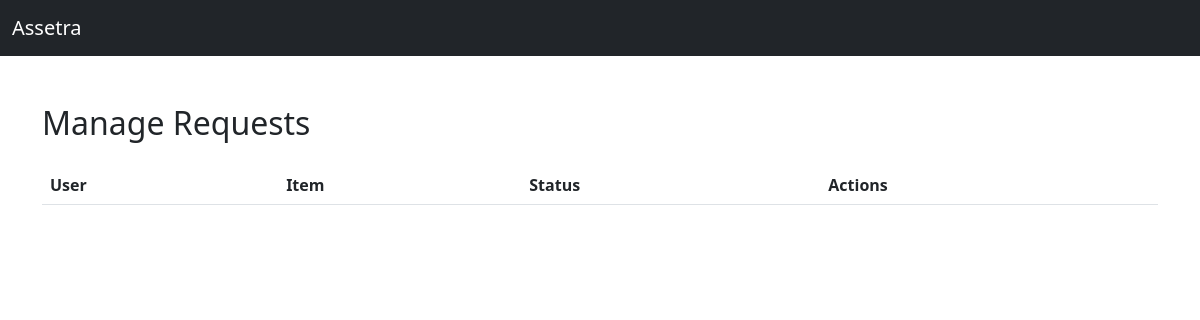
The page /manage_requests/ (signed in) on the database as committed earlier.
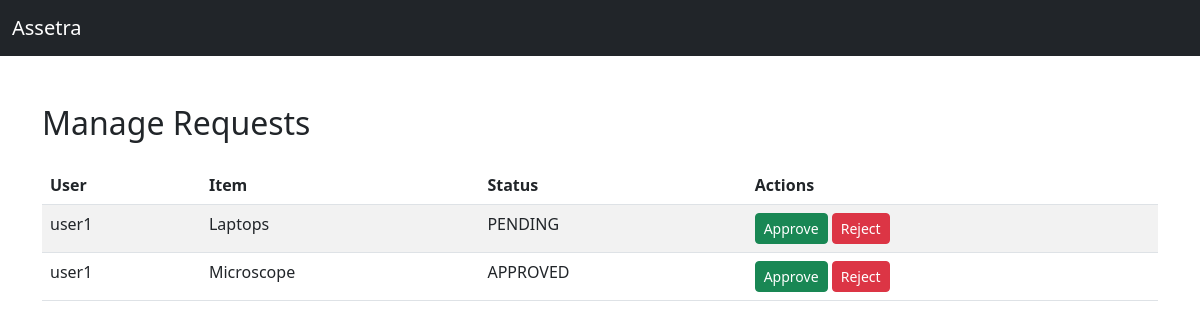
The same page on the database as committed later.
### inventory/models.py (models this page shows, shortened)
class Request(models.Model):
    STATUS_CHOICES = [
        ('PENDING', 'Pending'),
        ('APPROVED', 'Approved'),
        ('REJECTED', 'Rejected'),
    ]
    user = models.ForeignKey(User, on_delete=models.CASCADE)
    item = models.ForeignKey(Item, on_delete=models.CASCADE)
    status = models.CharField(max_length=10, choices=STATUS_CHOICES, default='PENDING')
    request_date = models.DateTimeField(auto_now_add=True)

class Item(models.Model):
    name = models.CharField(max_length=100)
    description = models.TextField()
    quantity = models.IntegerField()
    category = models.ForeignKey(Category, on_delete=models.CASCADE)
    def __str__(self):
        return self.name

### inventory/views.py (the view)
# urls.py: path('manage_requests/', views.manage_requests, name='manage_requests'),
@staff_member_required
def manage_requests(request):
    requests = Request.objects.all()
    return render(request, 'inventory/manage_requests.html', {'requests': requests})

### inventory/templates/inventory/manage_requests.html (shortened to what this page needs)
<DOCTYPE html>
<html>
<head>
    <link href="https://cdn.jsdelivr.net/npm/bootstrap@5.3.0/dist/css/bootstrap.min.css" rel="stylesheet">
</head>
<body>
    <nav class="navbar navbar-dark bg-dark">
    <div class="container-fluid">
        <a class="navbar-brand" href="/">Assetra</a>
    </div>
</nav>
<div class="container mt-5">
    <h2>Manage Requests</h2>
    <table class="table table-striped mt-4">
        <thead>
            <tr>
                <th>User</th>
                <th>Item</th>
                <th>Status</th>
                <th>Actions</th>
            </tr>
        </thead>
        <tbody>
            {% for req in requests %}
            <tr>
                <td>{{ req.user }}</td>
                <td>{{ req.item }}</td>
                <td>{{ req.status }}</td>
                <td>
                    <a href="/approve/{{ req.id }}/" class="btn btn-success btn-sm">Approve</a>
                    <a href="/reject/{{ req.id }}/" class="btn btn-danger btn-sm">Reject</a>
                </td>
            </tr>
            {% endfor %}
        </tbody>
    </table>
</div>
</body>
</html>

Rows that differ between the two databases and show on the page:
added Request: user "user1", item "Laptops", status "PENDING"
added Request: user "user1", item "Microscope", status "APPROVED"
